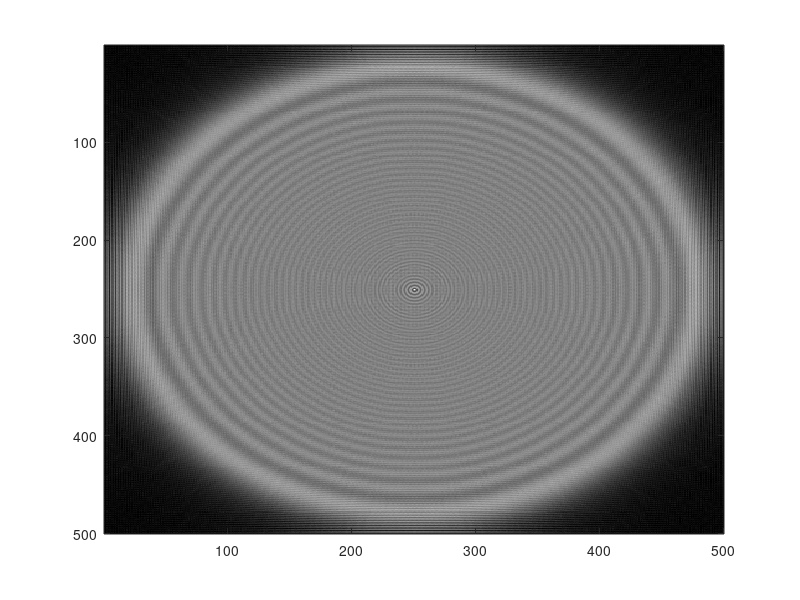

Write MATLAB code to recreate this figure.
%Fresnel diffraction of a circular aperture% 
clear; %Clear all memory
%Defining the parameters
N=500;% Define the matrix size
lambda=0.633*10^-6;%Define wavelength in meters
z=0.02;%Propagation distance = 20 mm
r=10^-3;%Radius of aperture = 1 mm
wsamp=10*lambda;%sampling period or width
%Creating sampled space
    x=1:N;
    y=1:N;
    [X,Y]=meshgrid(x,y);%Sampling
    Rsamp=sqrt((X-N/2).^2+(Y-N/2).^2).*wsamp;%Define sampled radius
%Constructing the aperture
    A=ones(N,N);%Define matrix by assigning zeros to all pixels
    A(Rsamp>=r)=0;
% Calculating the Fresnel diffraction pattern
    PPF=exp(1i*pi/(lambda*z).*Rsamp.*Rsamp); %Calculate the parabolic phase factor
    A1=A.*PPF;%Multiply the circular aperture function with the parabolic phase factor
    E=abs(fftshift(fft2(fftshift(A1)))); %Calculate Fourier Transform
%Observation of the diffraction pattern
colormap(gray)%Display greyscale image
imagesc(E)%Display scaled image
